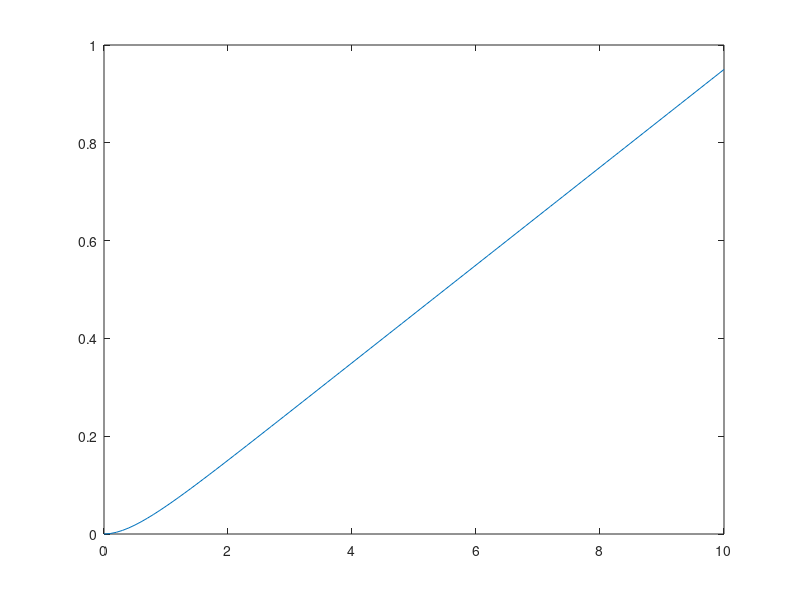

MATLAB code to generate this figure: (Note: this script raises an error after producing the figure.)
K = 1;
R = 10e3;
C = 1e-7;
T = R * C;
num =[0 K];
den = [0.5 1];
G = tf(num,den);
t=0:0.1:10;
u_ramp = 0.1 * t;
[y,t]=lsim(G,u_ramp,t);
plot(t,y);
info = stepinfo(y, t);      
hold on
